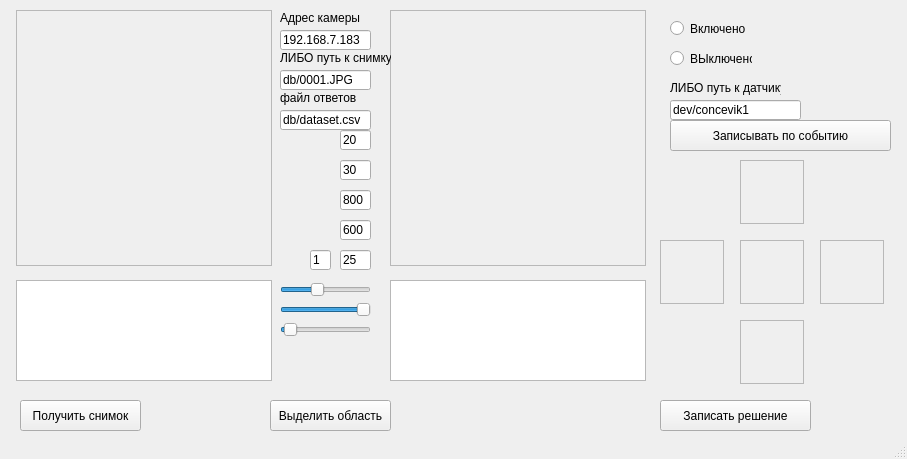
<?xml version="1.0" encoding="UTF-8"?>
<ui version="4.0">
 <class>MainWindow</class>
 <widget class="QMainWindow" name="MainWindow">
  <property name="enabled">
   <bool>true</bool>
  </property>
  <property name="geometry">
   <rect>
    <x>0</x>
    <y>0</y>
    <width>907</width>
    <height>459</height>
   </rect>
  </property>
  <property name="windowTitle">
   <string>Модуль формирования датасета</string>
  </property>
  <property name="windowIcon">
   <iconset>
    <normaloff>../../../../Users/TERMINATOR/Downloads/movecam.png</normaloff>../../../../Users/TERMINATOR/Downloads/movecam.png</iconset>
  </property>
  <property name="toolButtonStyle">
   <enum>Qt::ToolButtonIconOnly</enum>
  </property>
  <widget class="QWidget" name="centralwidget">
   <widget class="QPushButton" name="pushButton">
    <property name="geometry">
     <rect>
      <x>20</x>
      <y>400</y>
      <width>121</width>
      <height>31</height>
     </rect>
    </property>
    <property name="text">
     <string>Получить снимок</string>
    </property>
   </widget>
   <widget class="QPushButton" name="pushButton_2">
    <property name="geometry">
     <rect>
      <x>270</x>
      <y>400</y>
      <width>121</width>
      <height>31</height>
     </rect>
    </property>
    <property name="text">
     <string>Выделить область</string>
    </property>
   </widget>
   <widget class="QPushButton" name="pushButton_3">
    <property name="geometry">
     <rect>
      <x>660</x>
      <y>400</y>
      <width>151</width>
      <height>31</height>
     </rect>
    </property>
    <property name="text">
     <string>Записать решение</string>
    </property>
   </widget>
   <widget class="QLabel" name="label">
    <property name="geometry">
     <rect>
      <x>16</x>
      <y>10</y>
      <width>256</width>
      <height>256</height>
     </rect>
    </property>
    <property name="focusPolicy">
     <enum>Qt::NoFocus</enum>
    </property>
    <property name="acceptDrops">
     <bool>false</bool>
    </property>
    <property name="frameShape">
     <enum>QFrame::StyledPanel</enum>
    </property>
    <property name="frameShadow">
     <enum>QFrame::Sunken</enum>
    </property>
    <property name="text">
     <string/>
    </property>
    <property name="scaledContents">
     <bool>true</bool>
    </property>
    <property name="wordWrap">
     <bool>false</bool>
    </property>
    <property name="openExternalLinks">
     <bool>false</bool>
    </property>
    <property name="textInteractionFlags">
     <set>Qt::LinksAccessibleByMouse</set>
    </property>
   </widget>
   <widget class="QLabel" name="label_2">
    <property name="geometry">
     <rect>
      <x>390</x>
      <y>10</y>
      <width>256</width>
      <height>256</height>
     </rect>
    </property>
    <property name="frameShape">
     <enum>QFrame::StyledPanel</enum>
    </property>
    <property name="frameShadow">
     <enum>QFrame::Sunken</enum>
    </property>
    <property name="text">
     <string/>
    </property>
   </widget>
   <widget class="QLineEdit" name="lineEdit">
    <property name="geometry">
     <rect>
      <x>280</x>
      <y>30</y>
      <width>91</width>
      <height>20</height>
     </rect>
    </property>
    <property name="text">
     <string>192.168.7.183</string>
    </property>
   </widget>
   <widget class="QSlider" name="horizontalSlider">
    <property name="geometry">
     <rect>
      <x>280</x>
      <y>280</y>
      <width>91</width>
      <height>19</height>
     </rect>
    </property>
    <property name="maximum">
     <number>255</number>
    </property>
    <property name="value">
     <number>100</number>
    </property>
    <property name="orientation">
     <enum>Qt::Horizontal</enum>
    </property>
   </widget>
   <widget class="QSlider" name="horizontalSlider_2">
    <property name="geometry">
     <rect>
      <x>280</x>
      <y>300</y>
      <width>91</width>
      <height>19</height>
     </rect>
    </property>
    <property name="maximum">
     <number>255</number>
    </property>
    <property name="value">
     <number>255</number>
    </property>
    <property name="orientation">
     <enum>Qt::Horizontal</enum>
    </property>
   </widget>
   <widget class="QSlider" name="horizontalSlider_3">
    <property name="geometry">
     <rect>
      <x>280</x>
      <y>320</y>
      <width>91</width>
      <height>19</height>
     </rect>
    </property>
    <property name="maximum">
     <number>255</number>
    </property>
    <property name="value">
     <number>10</number>
    </property>
    <property name="orientation">
     <enum>Qt::Horizontal</enum>
    </property>
   </widget>
   <widget class="QLineEdit" name="lineEdit_2">
    <property name="geometry">
     <rect>
      <x>340</x>
      <y>130</y>
      <width>31</width>
      <height>20</height>
     </rect>
    </property>
    <property name="text">
     <string>20</string>
    </property>
   </widget>
   <widget class="QLineEdit" name="lineEdit_3">
    <property name="geometry">
     <rect>
      <x>340</x>
      <y>160</y>
      <width>31</width>
      <height>20</height>
     </rect>
    </property>
    <property name="text">
     <string>30</string>
    </property>
   </widget>
   <widget class="QLineEdit" name="lineEdit_4">
    <property name="geometry">
     <rect>
      <x>340</x>
      <y>190</y>
      <width>31</width>
      <height>20</height>
     </rect>
    </property>
    <property name="text">
     <string>800</string>
    </property>
   </widget>
   <widget class="QLineEdit" name="lineEdit_5">
    <property name="geometry">
     <rect>
      <x>340</x>
      <y>220</y>
      <width>31</width>
      <height>20</height>
     </rect>
    </property>
    <property name="text">
     <string>600</string>
    </property>
   </widget>
   <widget class="QLineEdit" name="lineEdit_6">
    <property name="geometry">
     <rect>
      <x>340</x>
      <y>250</y>
      <width>31</width>
      <height>20</height>
     </rect>
    </property>
    <property name="text">
     <string>25</string>
    </property>
   </widget>
   <widget class="QPushButton" name="pushButton_4">
    <property name="geometry">
     <rect>
      <x>670</x>
      <y>120</y>
      <width>221</width>
      <height>31</height>
     </rect>
    </property>
    <property name="text">
     <string>Записывать по событию</string>
    </property>
   </widget>
   <widget class="QLineEdit" name="lineEdit_7">
    <property name="geometry">
     <rect>
      <x>280</x>
      <y>70</y>
      <width>91</width>
      <height>20</height>
     </rect>
    </property>
    <property name="text">
     <string>db/0001.JPG</string>
    </property>
   </widget>
   <widget class="QLineEdit" name="lineEdit_8">
    <property name="geometry">
     <rect>
      <x>280</x>
      <y>110</y>
      <width>91</width>
      <height>20</height>
     </rect>
    </property>
    <property name="text">
     <string>db/dataset.csv</string>
    </property>
   </widget>
   <widget class="QLineEdit" name="lineEdit_9">
    <property name="geometry">
     <rect>
      <x>670</x>
      <y>100</y>
      <width>131</width>
      <height>20</height>
     </rect>
    </property>
    <property name="text">
     <string>dev/concevik1</string>
    </property>
   </widget>
   <widget class="QLineEdit" name="lineEdit_10">
    <property name="geometry">
     <rect>
      <x>310</x>
      <y>250</y>
      <width>21</width>
      <height>20</height>
     </rect>
    </property>
    <property name="text">
     <string>1</string>
    </property>
   </widget>
   <widget class="QTextEdit" name="textEdit">
    <property name="geometry">
     <rect>
      <x>16</x>
      <y>280</y>
      <width>256</width>
      <height>101</height>
     </rect>
    </property>
    <property name="frameShape">
     <enum>QFrame::StyledPanel</enum>
    </property>
    <property name="frameShadow">
     <enum>QFrame::Sunken</enum>
    </property>
   </widget>
   <widget class="QTextEdit" name="textEdit_2">
    <property name="geometry">
     <rect>
      <x>390</x>
      <y>280</y>
      <width>256</width>
      <height>101</height>
     </rect>
    </property>
   </widget>
   <widget class="QLabel" name="label_3">
    <property name="geometry">
     <rect>
      <x>660</x>
      <y>240</y>
      <width>64</width>
      <height>64</height>
     </rect>
    </property>
    <property name="frameShape">
     <enum>QFrame::StyledPanel</enum>
    </property>
    <property name="frameShadow">
     <enum>QFrame::Sunken</enum>
    </property>
    <property name="text">
     <string/>
    </property>
   </widget>
   <widget class="QLabel" name="label_4">
    <property name="geometry">
     <rect>
      <x>820</x>
      <y>240</y>
      <width>64</width>
      <height>64</height>
     </rect>
    </property>
    <property name="frameShape">
     <enum>QFrame::StyledPanel</enum>
    </property>
    <property name="frameShadow">
     <enum>QFrame::Sunken</enum>
    </property>
    <property name="text">
     <string/>
    </property>
   </widget>
   <widget class="QLabel" name="label_5">
    <property name="geometry">
     <rect>
      <x>740</x>
      <y>160</y>
      <width>64</width>
      <height>64</height>
     </rect>
    </property>
    <property name="frameShape">
     <enum>QFrame::StyledPanel</enum>
    </property>
    <property name="frameShadow">
     <enum>QFrame::Sunken</enum>
    </property>
    <property name="text">
     <string/>
    </property>
   </widget>
   <widget class="QLabel" name="label_6">
    <property name="geometry">
     <rect>
      <x>740</x>
      <y>320</y>
      <width>64</width>
      <height>64</height>
     </rect>
    </property>
    <property name="frameShape">
     <enum>QFrame::StyledPanel</enum>
    </property>
    <property name="frameShadow">
     <enum>QFrame::Sunken</enum>
    </property>
    <property name="text">
     <string/>
    </property>
   </widget>
   <widget class="QLabel" name="label_7">
    <property name="geometry">
     <rect>
      <x>740</x>
      <y>240</y>
      <width>64</width>
      <height>64</height>
     </rect>
    </property>
    <property name="frameShape">
     <enum>QFrame::StyledPanel</enum>
    </property>
    <property name="frameShadow">
     <enum>QFrame::Sunken</enum>
    </property>
    <property name="text">
     <string/>
    </property>
   </widget>
   <widget class="QLabel" name="label_8">
    <property name="geometry">
     <rect>
      <x>280</x>
      <y>10</y>
      <width>81</width>
      <height>16</height>
     </rect>
    </property>
    <property name="text">
     <string>Адрес камеры</string>
    </property>
   </widget>
   <widget class="QLabel" name="label_9">
    <property name="geometry">
     <rect>
      <x>280</x>
      <y>50</y>
      <width>111</width>
      <height>16</height>
     </rect>
    </property>
    <property name="text">
     <string>ЛИБО путь к снимку</string>
    </property>
   </widget>
   <widget class="QLabel" name="label_10">
    <property name="geometry">
     <rect>
      <x>280</x>
      <y>90</y>
      <width>111</width>
      <height>16</height>
     </rect>
    </property>
    <property name="text">
     <string>файл ответов</string>
    </property>
   </widget>
   <widget class="QRadioButton" name="radioButton">
    <property name="geometry">
     <rect>
      <x>670</x>
      <y>20</y>
      <width>82</width>
      <height>17</height>
     </rect>
    </property>
    <property name="text">
     <string>Включено</string>
    </property>
   </widget>
   <widget class="QRadioButton" name="radioButton_2">
    <property name="geometry">
     <rect>
      <x>670</x>
      <y>50</y>
      <width>82</width>
      <height>17</height>
     </rect>
    </property>
    <property name="text">
     <string>ВЫключено</string>
    </property>
   </widget>
   <widget class="QLabel" name="label_11">
    <property name="geometry">
     <rect>
      <x>670</x>
      <y>80</y>
      <width>111</width>
      <height>16</height>
     </rect>
    </property>
    <property name="text">
     <string>ЛИБО путь к датчику</string>
    </property>
   </widget>
  </widget>
  <widget class="QStatusBar" name="statusbar"/>
 </widget>
 <resources/>
 <connections/>
</ui>
